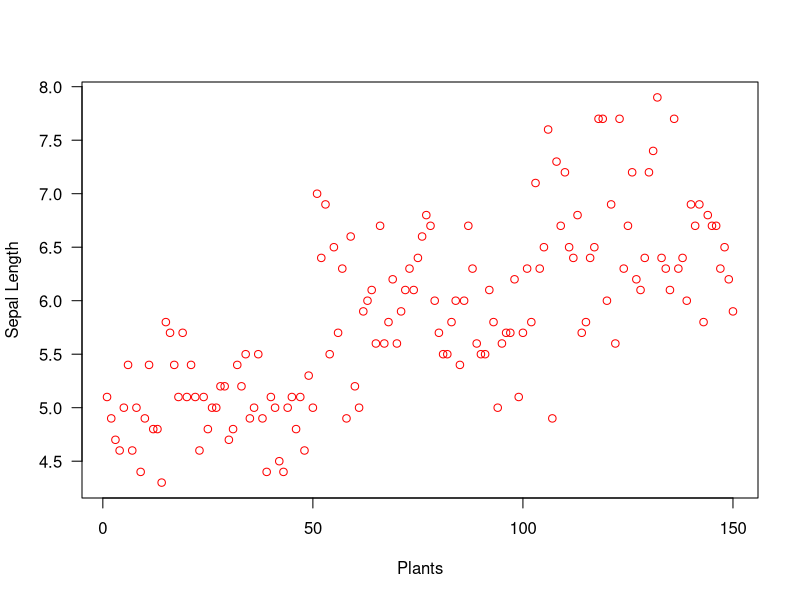
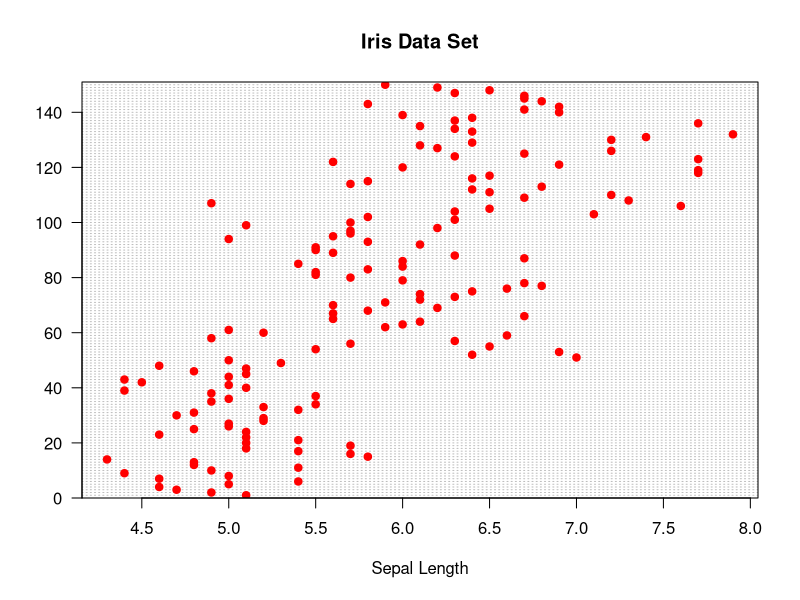
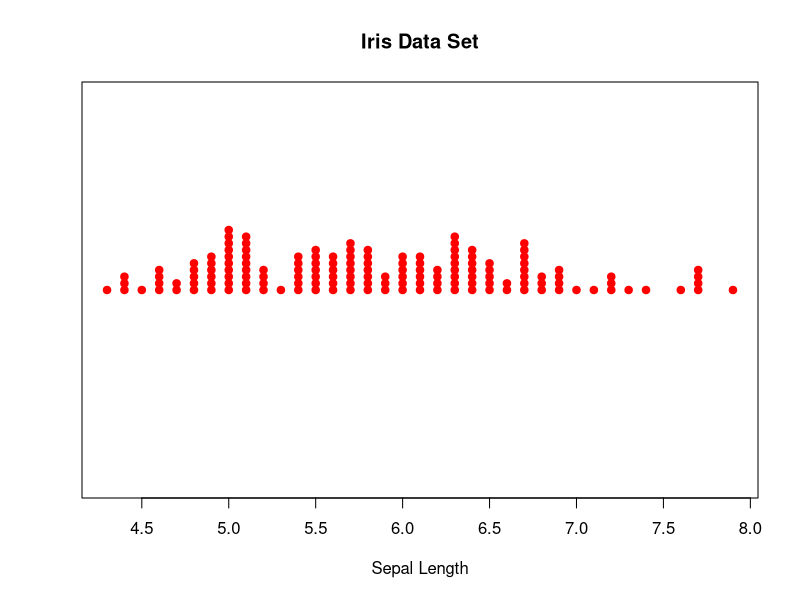
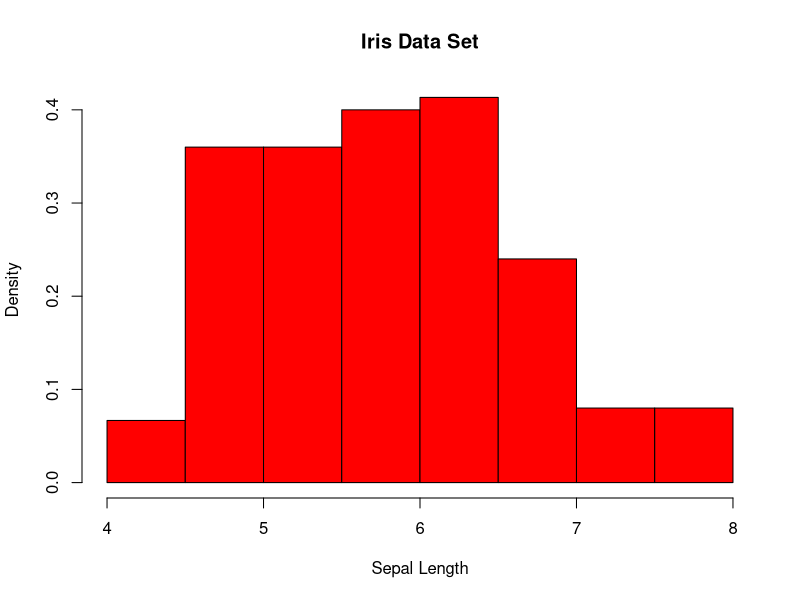
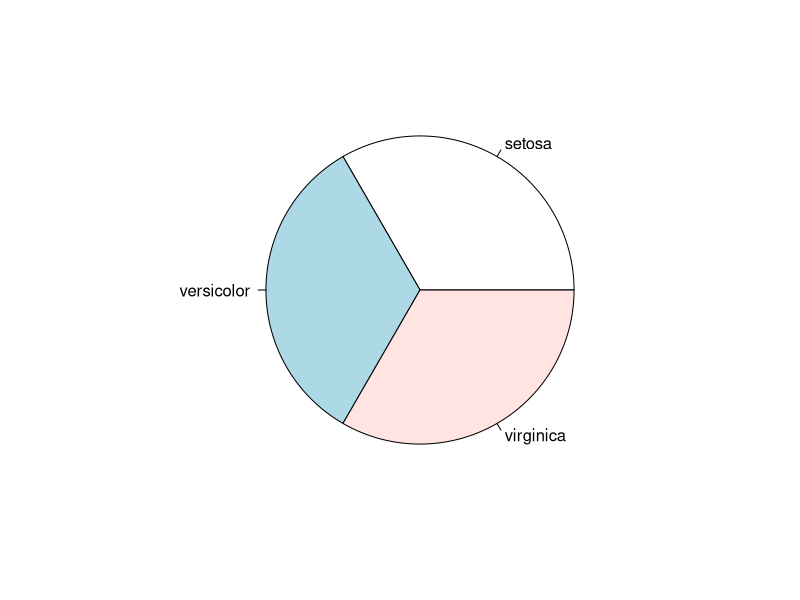
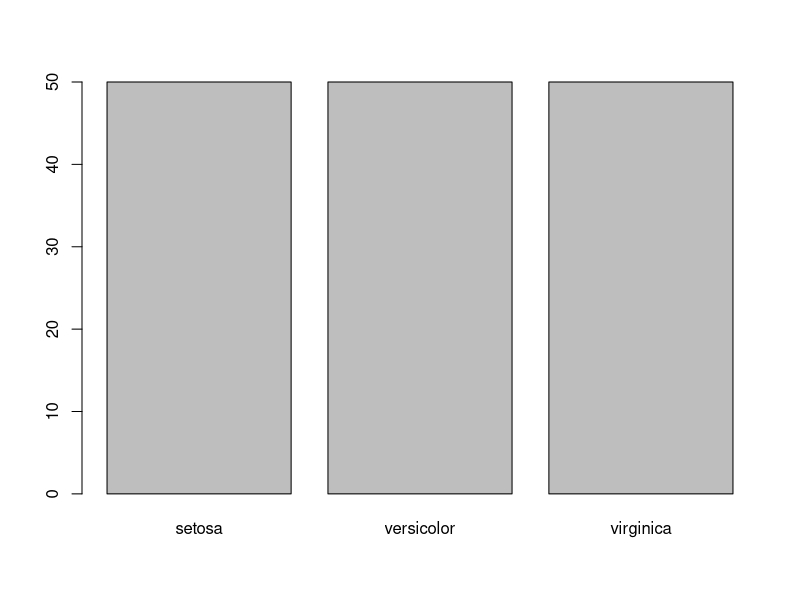
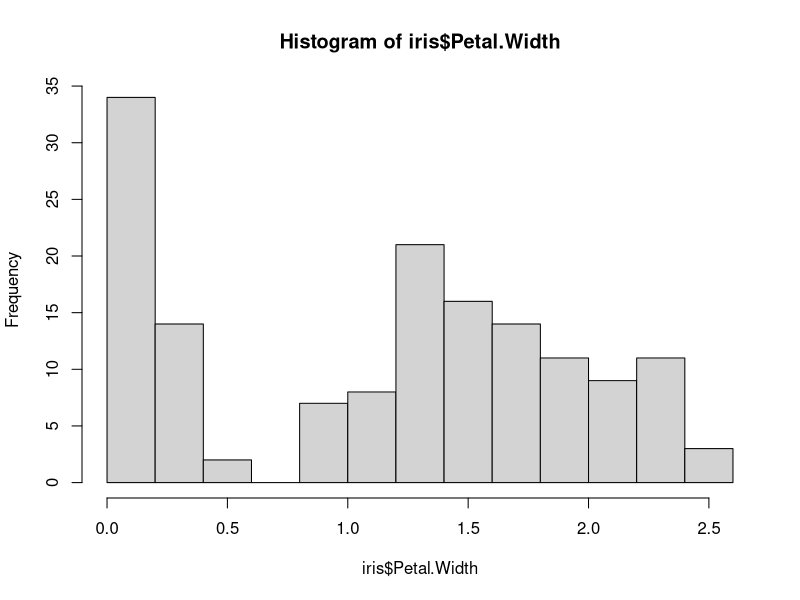
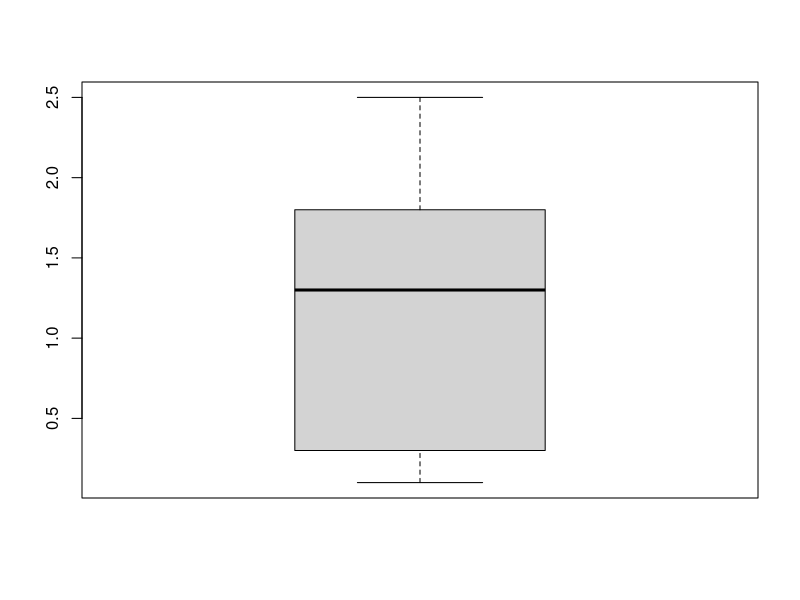

The R script that drew these images, in order:
## ---- chunk 1
?summary
## ---- chunk 2
getwd()
## ---- chunk 3
# Text after the # symbol is a comment. Sometimes you will find commented commands you need to uncomment firs for running, like this one:
# setwd()
## ---- chunk 4
 install.packages("palmerpenguins")
## ---- chunk 5
library(palmerpenguins)
head(penguins)
## ---- chunk 6
survey <- read.table("survey.txt", header = TRUE)
head(survey)
## ---- chunk 7
result <- 5+5
## ---- chunk 8
result <- result + 4
## ---- chunk 9
week1 <- c(550, 475, 415, 420, 620)
week1
week2 <- c(570, 415, 401, 422, 600)
week2
## ---- chunk 10
day_by_day <- week1 - week2
day_by_day
## ---- chunk 11
difference <- sum(week1) - sum(week2)
difference
## ---- chunk 12
 average1 <- sum(week1)/length(week1)
 average1
## ---- chunk 13
# r_average2 <- mean()
# r_average2
## ---- chunk 14
# average2 <- sum(week2)/length(week2)
# r_average1 <- mean(week1)
# 
# same1 <- average1 == r_average1
# same1
# same2 <- average2 == r_average2
# same2
# same12 <- average1 == r_average2
# same12
## ---- chunk 15
a <- c(3, 6, 9, 7.8, 2.1, 4.2)
a
am <- matrix(a, ncol=2, byrow = FALSE)
am
class(a)
class(am)
mode(a)
mode(am)
## ---- chunk 16
a[3]
a[c(1, 3)]
a[1:3]
## ---- chunk 17
am[1, 2]
am[1, ]
am[, 2]
am[-c(1, 3), ]
## ---- chunk 18
    # am[1,3]
## ---- chunk 19
    a <- c(12, 10, 1)
    b <- c(8, 11, 21, 5, 1)
    c <- a+b
    c
## ---- chunk 20
head(iris)
## ---- chunk 21
names(iris)
## ---- chunk 22
plot(iris$Sepal.Length, col="red",xlab="Plants", ylab="Sepal Length", las=1)
## ---- chunk 23
dotchart(iris$Sepal.Length, pch=19, col="red",
         xlab="Sepal Length", main="Iris Data Set")
axis(2, las=1) 
## ---- chunk 24
stripchart(iris$Sepal.Length, method="stack", pch=19, col="red",
           xlab="Sepal Length", main="Iris Data Set")
## ---- chunk 25
stem(iris$Sepal.Length, scale=0.5)
## ---- chunk 26
hist(iris$Sepal.Length, freq=FALSE, col="red", 
     xlab="Sepal Length", main="Iris Data Set")
## ---- chunk 27
pie(table(iris$Species))
## ---- chunk 28
barplot(table(iris$Species))
## ---- chunk 29
hist(iris$Petal.Width)
## ---- chunk 30
boxplot(iris$Petal.Width)
## ---- chunk 31
    # Your answer goes here
## ---- chunk 32
    # Your answer goes here
## ---- chunk 33
    # Your answer goes here
## ---- chunk 34
    # Your answer goes here
## ---- chunk 35
    # Your answer goes here
## ---- chunk 36
    # Your answer goes here
## ---- chunk 37
    # Your answer goes here
## ---- chunk 38
    # Your answer goes here
## ---- chunk 39
    # Your answer goes here
## ---- chunk 40
    # Your answer goes here
## ---- chunk 41
    # Your answer goes here
## ---- chunk 42
    # Your answer goes here
## ---- chunk 43
    # Your answer goes here
## ---- chunk 44
    # Your answer goes here
## ---- chunk 45
    # Your answer goes here
## ---- chunk 46
    # Your answer goes here
## ---- chunk 47
    # Your answer goes here
